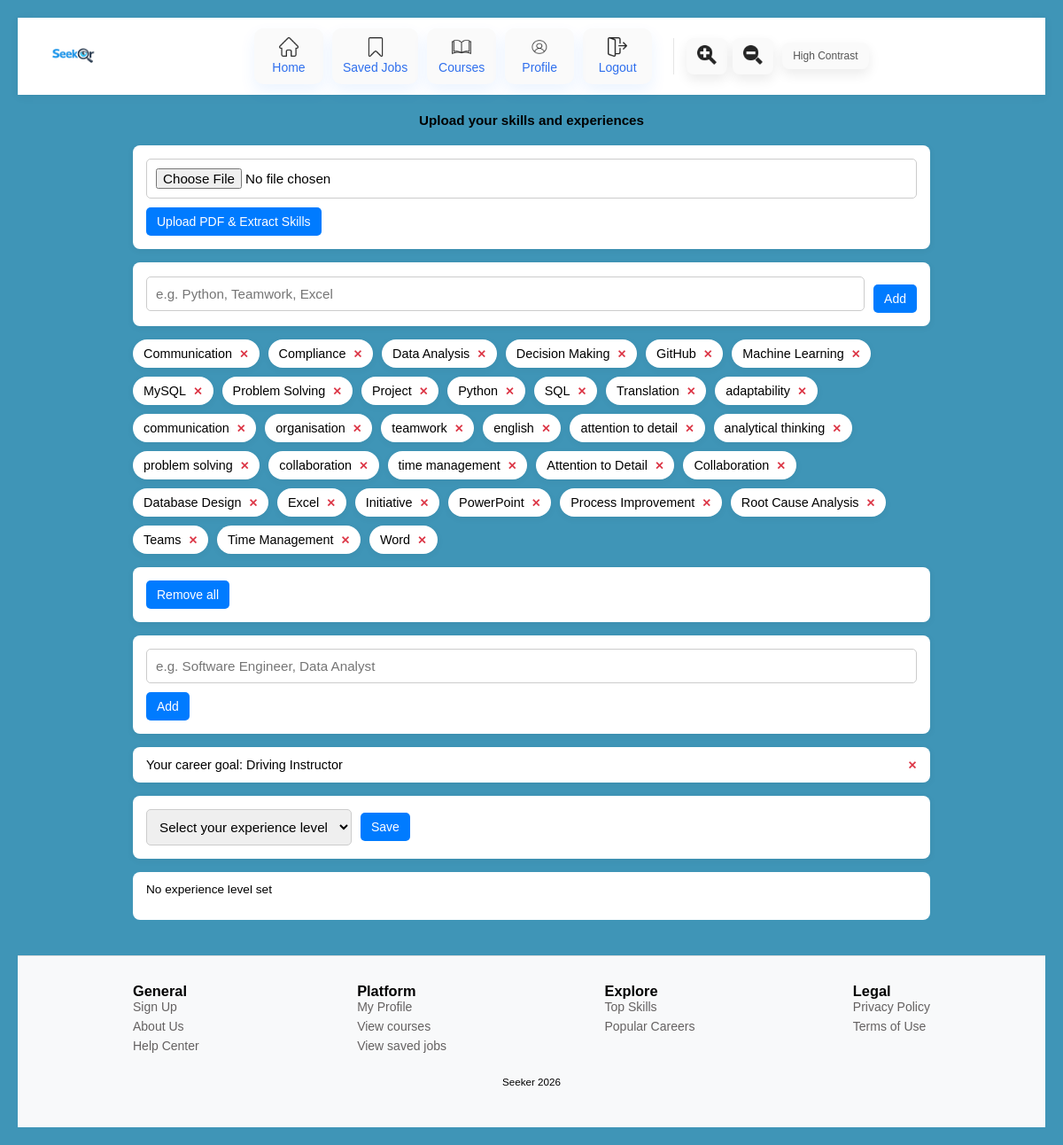
The page /upload_cv (signed in) on the database its author committed.
### app.py (models this page shows, shortened)
class UserSkill(db.Model):  #user skill table
    __tablename__="user_skill"
    id = db.Column(db.Integer, primary_key=True)
    user_id=db.Column(db.Integer,db.ForeignKey("user.id"), nullable=False)
    skill_id = db.Column(db.Integer, db.ForeignKey("skill.id"), nullable=False)
    __table_args__ = (
        db.UniqueConstraint("user_id", "skill_id", name="unique_user_skill"),
    )

class Skill(db.Model):   #skill table
    __tablename__="skill"
    id = db.Column(db.Integer, primary_key=True)
    name = db.Column(db.String(120), unique=True, nullable=False)
    users = db.relationship("UserSkill", backref="skill", cascade="all, delete-orphan")

class User(db.Model): #user table
    __tablename__="user"
    id = db.Column(db.Integer, primary_key=True)
    email = db.Column(db.String(120), unique=True, nullable=False)
    password = db.Column(db.String(200), nullable=False)
    name = db.Column(db.String(100))
    experience_level=db.Column(db.String(100))
    career_goal= db.Column(db.String(100))
    skills = db.relationship("UserSkill", backref="user", cascade="all, delete-orphan")

### app.py (the view, shortened to what this page needs)
@app.route('/upload_cv', methods=["GET", "POST"]) # upload cv, allows user to complete their profile
def upload_cv():
    user = get_logged_user()
    if not user:
        flash('Login first', 'error')
        return redirect(url_for('login_page'))
    return render_template("upload_cv.html", user=user)

### app.py (called while the page is built)
def get_logged_user():
    email = session.get("user")
    if not email:
        return None
    return User.query.filter_by(email=email).first()

### templates/upload_cv.html (shortened to what this page needs)
<!DOCTYPE html>
<html lang="en">
<head>
  <link rel="stylesheet" href="{{ url_for('static', filename='upload_cv.css') }}">
</head>
<body>
  {% include 'navbar.html' %}
<h1> Upload your skills and experiences</h1>
<form method="POST" action="{{ url_for('extract_skills_from_cv') }}" enctype="multipart/form-data">
  <input type="file" name="cv" accept="application/pdf" class="entrybox" required>
  <button type="submit" class="loged">Upload PDF & Extract Skills</button>
</form>
<form method="POST" action="{{ url_for('upload_cv') }}">
    <div class="skill-input">
      <input type="text" name="skills" class="entrybox"
             placeholder="e.g. Python, Teamwork, Excel" required>
      <button type="submit" class="loged">Add</button>
    </div>
  </form>
  <ul class="skill-list">
    {% for us in user.skills %}
      <li class="skill-item">
        {{ us.skill.name }}
        <form method="POST" action="{{ url_for('upload_cv') }}" class="delete-form">
          <button type="submit" class="delete-btn">✕</button>
        </form>
      </li>
    {% endfor %}
  </ul>
  <form method="POST" action="{{ url_for('upload_cv') }}" class="delete-all-form">
    <button type="submit" class="remove-all-btn">Remove all</button>
  </form>
  <form method="POST" action="{{ url_for('upload_cv') }}">
    <div class="career-goal-input">
        <input type="text" name="career_goal" class="entrybox"
               placeholder="e.g. Software Engineer, Data Analyst" required>
        <button type="submit" class="loged">Add</button>
      </div>
    </form>
    {% if user.career_goal %}
    <div class="goal-item">
      Your career goal: {{ user.career_goal }}
      <form method="POST" action="{{ url_for('upload_cv') }}" class="delete-form">
        <button type="submit" class="delete-btn">✕</button>
      </form>
    </div>
  {% else %}
    <p>No career goal added yet</p>
  {% endif %}
  <form method="POST" action="{{ url_for('upload_cv') }}">
    <div class="form-group">
      <select id="experience" name="experience" class="experience-dropdown">
        <option value="">Select your experience level</option>
      </select>
      <button type="submit" class="save-btn">Save</button>
    </div>
  </form>
  {% if not user.experience_level %}
  <div class = "experience-level">  <p>No experience level set</p></div>
  {%else%}
  <div class = "experience-level">  <p>Your experience level:{{user.experience_level}}</p></div>
  {%endif%}
  {%include 'footer.html'%}
</body>
</html>

### static/upload_cv.css (style rules this page uses)
* { margin: 0; padding: 0; box-sizing: border-box; }
body { font-family: Arial, Helvetica, sans-serif; background-color: #f4f6f9; padding: 20px; }
h1 { font-size: 0.95em; text-align: center; margin: 20px 0; }
form { max-width: 900px; margin: 0 auto 15px auto; background: white; padding: 15px; border-radius: 8px; box-shadow: 0 2px 8px rgba(0,0,0,0.05); }
.entrybox { width: 100%; padding: 10px; border: 1px solid #ccc; border-radius: 5px; font-size: 0.95em; }
.loged { margin-top: 10px; padding: 8px 12px; border: none; background-color: #007bff; color: white; border-radius: 5px; cursor: pointer; font-size: 0.875em; }
.skill-input, .goals-input, .form-group { display: flex; gap: 10px; align-items: center; flex-wrap: wrap; }
.skill-input .entrybox, .goals-input .entrybox { flex: 1; min-width: 250px; }
.skill-list { max-width: 900px; margin: 0 auto 15px auto; list-style: none; padding: 0; display: flex; flex-wrap: wrap; gap: 10px; }
.skill-item { background: white; padding: 8px 12px; border-radius: 20px; box-shadow: 0 2px 8px rgba(0,0,0,0.05); display: flex; align-items: center; gap: 8px; font-size: 0.9em; }
.delete-form { display: inline; margin: 0; padding: 0; background: none; box-shadow: none; }
.delete-btn { background: none; border: none; color: #dc3545; font-weight: bold; cursor: pointer; font-size: 0.875em; }
.goal-item { max-width: 900px; margin: 0 auto 15px auto; background: white; padding: 12px 15px; border-radius: 8px; box-shadow: 0 2px 8px rgba(0,0,0,0.05); display: flex; align-items: center; justify-content: space-between; gap: 10px; font-size: 0.9em; }
.experience-dropdown { padding: 10px; border: 1px solid #ccc; border-radius: 5px; min-width: 220px; font-size: 0.95em; }
.save-btn { padding: 8px 12px; border: none; background-color: #007bff; color: white; border-radius: 5px; cursor: pointer; font-size: 0.875em; }
p { max-width: 900px; margin: 0 auto 15px auto; color: #000; font-size: 0.95em; }
.remove-all-btn { background-color: #007bff; color: white; border: none; padding: 8px 12px; border-radius: 5px; cursor: pointer; font-size: 0.875em; }
.experience-level { max-width: 900px; margin: 0 auto 15px auto; background: white; padding: 12px 15px; border-radius: 8px; gap: 10px; font-size: 0.9em; }

### static/navbar.css (style rules this page uses)
* { box-sizing: border-box; }
body { margin: 0; font-family: Arial; background: rgb(63, 149, 183) }

### rows shown on the page
UserSkill: skill.name "Communication"
UserSkill: skill.name "Compliance"
UserSkill: skill.name "Data Analysis"
UserSkill: skill.name "Decision Making"
UserSkill: skill.name "GitHub"
UserSkill: skill.name "Machine Learning"
UserSkill: skill.name "MySQL"
UserSkill: skill.name "Problem Solving"
UserSkill: skill.name "Project"
UserSkill: skill.name "Python"
UserSkill: skill.name "SQL"
UserSkill: skill.name "Translation"
UserSkill: skill.name "adaptability"
UserSkill: skill.name "communication"
UserSkill: skill.name "organisation"
UserSkill: skill.name "teamwork"
UserSkill: skill.name "english"
UserSkill: skill.name "attention to detail"
UserSkill: skill.name "analytical thinking"
UserSkill: skill.name "problem solving"
UserSkill: skill.name "collaboration"
UserSkill: skill.name "time management"
UserSkill: skill.name "Attention to Detail"
UserSkill: skill.name "Collaboration"
UserSkill: skill.name "Database Design"
UserSkill: skill.name "Excel"
UserSkill: skill.name "Initiative"
UserSkill: skill.name "PowerPoint"
UserSkill: skill.name "Process Improvement"
UserSkill: skill.name "Root Cause Analysis"
UserSkill: skill.name "Teams"
UserSkill: skill.name "Time Management"
UserSkill: skill.name "Word"
User: career_goal "Driving Instructor"
